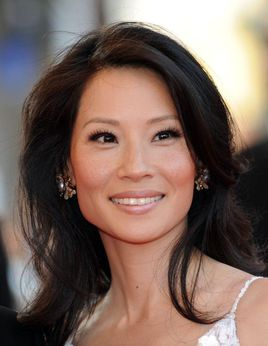
#> input picture opencv_qt_main/LYL.jpg, 268 x 346 px
$ python face_2.py
#> lines starting #> are read from the running program, lines starting #| are printed output that depends on the picture; after the words box and inside, x2 and y2 are one past the last pixel; in counts of white or black regions, pixels touching at a corner belong together
# -*- coding:utf-8  -*-
#  time:2020/1/9

import cv2

filepath = "LYL.jpg"
img = cv2.imread(filepath)  # 读取图片
#> img is the input picture: shape (346, 268, 3); mean B, G, R 92.3, 101.2, 122.2
gray = cv2.cvtColor(img, cv2.COLOR_BGR2GRAY)  # 转换灰色
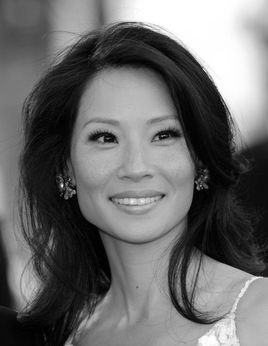
#> gray: shape (346, 268); min 0, max 255, mean 106.5

# OpenCV人脸识别分类器
classifier = cv2.CascadeClassifier(
    "haarcascade_frontalface_default.xml"
)
color = (0, 255, 0)  # 定义绘制颜色
# 调用识别人脸
faceRects = classifier.detectMultiScale(
    gray, scaleFactor=1.2, minNeighbors=3, minSize=(32, 32))
#> faceRects = [[57, 79, 154, 154]]
if len(faceRects):  # 大于0则检测到人脸
    for faceRect in faceRects:  # 单独框出每一张人脸
        x, y, w, h = faceRect
        # 框出人脸
        cv2.rectangle(img, (x, y), (x + h, y + w), color, 2)
        # 左眼
        cv2.circle(img, (x + w // 4, y + h // 4 + 30), min(w // 8, h // 8),
                   color)
        # 右眼
        cv2.circle(img, (x + 3 * w // 4, y + h // 4 + 30), min(w // 8, h // 8),
                   color)
        # 嘴巴
        cv2.rectangle(img, (x + 3 * w // 8, y + 3 * h // 4),
                      (x + 5 * w // 8, y + 7 * h // 8), color)
#> this loop made 1 pass
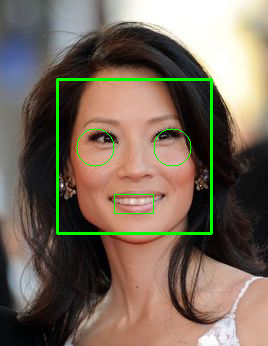
#> img: shape (346, 268, 3); 2.34% of pixels changed, all inside (x1, y1, x2, y2) = (56, 78, 213, 235)

cv2.imshow("image", img)  # 显示图像
c = cv2.waitKey(10)
#> (key Esc is pressed here)

cv2.waitKey(0)
cv2.destroyAllWindows()
